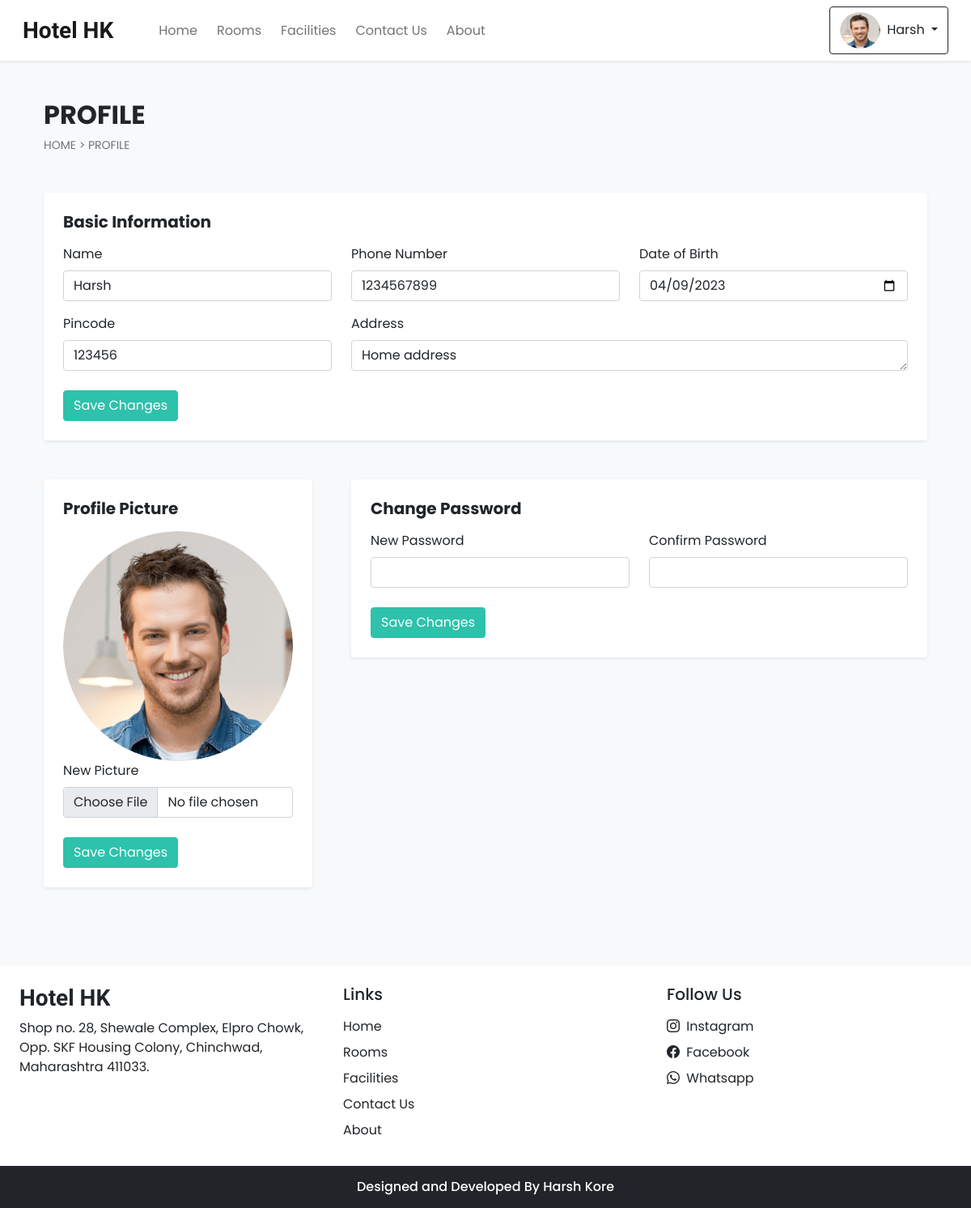
The app's page /profile.php (signed in) with its own data.
### tables this page shows
CREATE TABLE `settings` (
  `sr_no` int(11) NOT NULL,
  `site_title` varchar(50) NOT NULL,
  `site_about` varchar(250) NOT NULL,
  `shutdown` tinyint(1) NOT NULL
);

CREATE TABLE `user_cred` (
  `id` int(11) NOT NULL,
  `name` varchar(100) NOT NULL,
  `email` varchar(150) NOT NULL,
  `address` varchar(120) NOT NULL,
  `phonenum` varchar(10) NOT NULL,
  `pincode` int(6) NOT NULL,
  `dob` date NOT NULL,
  `profile` varchar(100) NOT NULL,
  `password` varchar(200) NOT NULL,
  `is_verified` int(11) NOT NULL DEFAULT 0,
  `token` varchar(200) DEFAULT NULL,
  `t_expire` date DEFAULT NULL,
  `status` int(11) NOT NULL DEFAULT 1,
  `datentime` datetime NOT NULL DEFAULT current_timestamp()
);

### admin/inc/db_config.php (called while the page is built, shortened)
<?php
    function select($sql, $values, $datatypes){
        $con = $GLOBALS['con'];
        if ($stmt = mysqli_prepare($con, $sql)) {
            mysqli_stmt_bind_param($stmt, $datatypes,...$values);
            if (mysqli_stmt_execute($stmt)) {
                $res = mysqli_stmt_get_result($stmt);
                return $res;
            } else {
                mysqli_stmt_close($stmt);
                die("Query cannot be executed - Select");
            }
        }
        else {
            die("Query cannot be prepared - Select");
        }
    }
?>

### profile.php (the view, shortened to what this page needs)
<!DOCTYPE html>
<html lang="en">
<head>
    <?php require('inc/links.php') ?>
</head>
<body class="bg-light">
  <?php
    require('inc/header.php');
    $u_exist = select("SELECT * FROM `user_cred` WHERE `id`=? LIMIT 1",[$_SESSION['uId']],'s');
    $u_fetch = mysqli_fetch_assoc($u_exist);
  ?>
  <div class="container">
    <div class="row">
      <div class=" col-12 my-5 px-4">
        <h2 class="fw-bold">PROFILE</h2>
        <div style="font-size: 14px;">
          <a href="index.php" class="text-secondary text-decoration-none">HOME</a>
          <span class="text-secondary"> > </span>
          <a href="#" class="text-secondary text-decoration-none">PROFILE</a>
        </div>
      </div>
      <div class=" col-12 mb-5 px-4">
        <div class="bg-white p-3 p-md-4 rounded shadow-sm">
          <form id="info-form">
            <h5 class="mb-3 fw-bold">Basic Information</h5>
            <div class="row">
              <div class="col-md-4 mb-3">
                <label class="form-label">Name</label>
                <input name="name" type="text" value="<?php echo $u_fetch['name'] ?>" class="form-control shadow-none" pattern="[A-Za-z\s]+" title="Name must only contain letters, spaces, or hyphens" required>
              </div>
              <div class="col-md-4 mb-3">
                <label class="form-label">Phone Number</label>
                <input name="phonenum" type="text" value="<?php echo $u_fetch['phonenum'] ?>" minlength="10" maxlength="10" pattern="[0-9]{10}" title="Please enter a 10-digit phone number" class="form-control shadow-none" required>
              </div>
              <div class="col-md-4 mb-3">
                <label class="form-label">Date of Birth</label>
                <input name="dob" type="date" value="<?php echo $u_fetch['dob'] ?>" class="form-control shadow-none" required>
              </div>
              <div class="col-md-4 mb-3">
                <label class="form-label">Pincode</label>
                <input name="pincode" type="text" value="<?php echo $u_fetch['pincode'] ?>" minlength="6" maxlength="6" pattern="\d{6}" title="Pincode must be exactly 6 digits" class="form-control shadow-none" required>
              </div>
              <div class="col-md-8 mb-4">
                <label class="form-label">Address</label>
                <textarea name="address" class="form-control shadow-none" rows="1" required><?php echo $u_fetch['address'] ?></textarea>
              </div>
            </div>
            <button type="submit" class="btn text-white custom-bg shadow-none">Save Changes</button>
          </form>
        </div>
      </div>
      <div class=" col-md-4 mb-5 px-4">
        <div class="bg-white p-3 p-md-4 rounded shadow-sm">
          <form id="profile-form">
            <h5 class="mb-3 fw-bold">Profile Picture</h5>
            <img src="<?php echo USERS_IMG_PATH.$u_fetch['profile'] ?>" class="rounded-circle img-fluid">
            <label class="form-label">New Picture</label>
            <input name="profile" type="file" accept=".jpg, .jpeg, .png, .webp" class="form-control shadow-none mb-4" required>
            <button type="submit" class="btn text-white custom-bg shadow-none">Save Changes</button>
          </form>
        </div>
      </div>
      <div class=" col-md-8 mb-5 px-4">
        <div class="bg-white p-3 p-md-4 rounded shadow-sm">
          <form id="pass-form">
            <h5 class="mb-3 fw-bold">Change Password</h5>
            <div class="row">
              <div class="col-md-6 mb-3">
                <label class="form-label">New Password</label>
                <input name="new_pass" type="password" class="form-control shadow-none" required>
              </div>
              <div class="col-md-6 mb-4">
                <label class="form-label">Confirm Password</label>
                <input name="confirm_pass" type="password" class="form-control shadow-none" required>
              </div>
            </div>
            <button type="submit" class="btn text-white custom-bg shadow-none">Save Changes</button>
          </form>
        </div>
      </div>
    </div>
  </div>
  <?php require('inc/footer.php') ?>
</body>
</html>

### inc/header.php (shortened to what this page needs)
<nav id="nav-bar" class="navbar navbar-expand-lg navbar-light bg-white px-lg-3 py-lg-2 shadow-sm sticky-top">
      <div class="container-fluid">
      <a class="navbar-brand me-5 fw-bold fs-3 h-font" href="index.php"><?php echo $settings_r['site_title'] ?></a>
      <div class="collapse navbar-collapse" id="navbarSupportedContent">
        <ul class="navbar-nav me-auto mb-2 mb-lg-0">
          <li class="nav-item">
            <a class="nav-link me-2" href="index.php">Home</a>
          </li>
          <li class="nav-item">
            <a class="nav-link me-2" href="rooms.php">Rooms</a>
          </li>
          <li class="nav-item">
            <a class="nav-link me-2" href="facilities.php">Facilities</a>
          </li>
          <li class="nav-item">
            <a class="nav-link me-2" href="contact.php">Contact Us</a>
          </li>
          <li class="nav-item">
            <a class="nav-link me-2" href="about.php">About</a>
          </li>
        </ul>
        <div class="d-flex">
    <?php
      if (isset($_SESSION['login']) && $_SESSION['login']==true)
      {
        $path = USERS_IMG_PATH;
        echo <<<data
          <div class="btn-group">
            <button type="button" class="btn btn-outline-dark shadow-none dropdown-toggle" data-bs-toggle="dropdown" data-bs-display="static" aria-expanded="false">
              <img src="$path$_SESSION[uPic]" style="width: 50px; height: 45px;" class="me-1 rounded-circle">
              $_SESSION[uName]
            </button>
            <ul class="dropdown-menu dropdown-menu-lg-end">
              <li><a class="dropdown-item" href="profile.php">Profile</a></li>
              <li><a class="dropdown-item" href="bookings.php">Bookings</a></li>
              <li><a class="dropdown-item" href="logout.php">Logout</a></li>
            </ul>
          </div>
        data;
      }
    ?>
        </div>
      </div>
    </div>
</nav>

### inc/footer.php (shortened to what this page needs)
<div class="container-fluid bg-white mt-5">
  <div class="row">
    <div class="col-lg-4 p-4">
      <h3 class="h-font fw-bold fs-3 mb-2"><?php echo $settings_r['site_title'] ?></h3>
      <p>
        <?php echo $settings_r['site_about'] ?>
      </p>
    </div>
    <div class="col-lg-4 p-4">
      <h5 class="mb-3">Links</h5>
      <a href="index.php" class="d-inline-block mb-2 text-dark text-decoration-none">Home</a><br>
      <a href="rooms.php" class="d-inline-block mb-2 text-dark text-decoration-none">Rooms</a><br>
      <a href="facilities.php" class="d-inline-block mb-2 text-dark text-decoration-none">Facilities</a><br>
      <a href="contact.php" class="d-inline-block mb-2 text-dark text-decoration-none">Contact Us</a><br>
      <a href="about.php" class="d-inline-block mb-2 text-dark text-decoration-none">About</a>
    </div>
    <div class="col-lg-4 p-4">
      <h5 class="mb-3">Follow Us</h5>
      <a href="<?php echo $contact_r['insta'] ?>" class="d-inline-block text-dark text-decoration-none mb-2">
          <i class="bi bi-instagram me-1"></i>
          Instagram
      </a><br>
      <a href="<?php echo $contact_r['fb'] ?>" class="d-inline-block text-dark text-decoration-none mb-2">
          <i class="bi bi-facebook me-1"></i>
          Facebook
      </a><br>
      <?php
        if ($contact_r['wa']!='') {
          echo <<<data
            <a href="$contact_r[wa]" class="d-inline-block text-dark text-decoration-none">
              <i class="bi bi-whatsapp me-1"></i>
              Whatsapp
            </a><br>
          data;
        }
      ?>
    </div>
  </div>
</div>
<h6 class="text-center bg-dark text-white p-3 m-0">Designed and Developed By Harsh Kore</h6>

### css/common.css (style rules this page uses)
:root { --teal: #2ec1ac; --teal_hover: #279e8c; }
* { font-family: 'Poppins', sans-serif; }
.h-font { font-family: 'Merienda', cursive; }
.custom-bg { background-color: var(--teal); border: 1px solid var(--teal); }

### records on screen
settings: site_title "Hotel HK", site_about "Shop no. 28, Shewale Complex, Elpro Chowk, Opp. SKF Housing Colony, Chinchwad, Maharashtra 411033."
user_cred: name "Harsh", phonenum "1234567899", dob "04/09/2023", pincode "123456", address "Home address", profile (picture)

### other values on screen
$_SESSION[uName] "Harsh"
